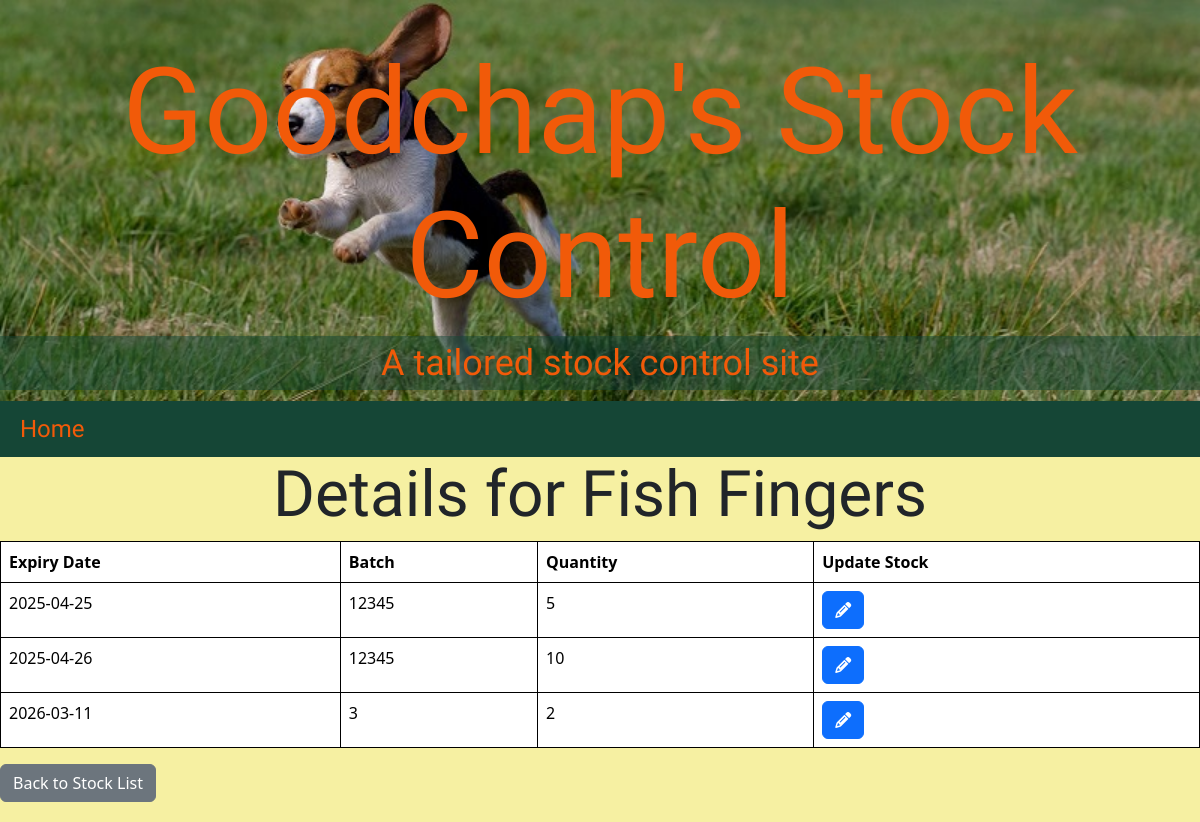
/stock/2/, run on the app's committed database.
### stock/models.py (models this page shows, shortened)
class Product(models.Model):
    name = models.CharField(max_length=100)
    label_code = models.CharField(max_length=50, unique=True)  # e.g., "FTT", "FTTV", "FF"

class PackedStock(models.Model):
    product = models.ForeignKey(Product, on_delete=models.CASCADE, related_name='packed_stocks')
    expiry_date = models.DateField(default=datetime.date(2025, 1, 1))
    batch = models.IntegerField()
    quantity = models.IntegerField(default=0)
    weight = models.IntegerField(help_text="Weight per pack in grams")

### stock/views.py (the view)
# urls.py: path('stock/<int:product_id>/', views.stock_detail, name='stock_detail'),
def stock_detail(request, product_id):
    print("DEBUG: product_id in view:", product_id)
    product = Product.objects.get(id=product_id)
    detailed_stock = (
        PackedStock.objects.filter(product=product)
        .values('expiry_date', 'batch')
        .annotate(total_quantity=Sum('quantity'))
        .order_by('expiry_date', 'batch')
    )
    form = AddStockDetailForm()
    return render(request, 'stock/stock_detail.html', {
        'product': product,
        'detailed_stock': detailed_stock,
        'form' : form
    })

### stock/templates/stock/stock_detail.html (shortened to what this page needs)
{% extends "base.html" %}
{% load static %}
{% block content %}
  <h2>Details for {{ product.name }}</h2>
  <table class="stock_table table">
    <thead>
      <tr>
        <th>Expiry Date</th>
        <th>Batch</th>
        <th>Quantity</th>
        <th>Update Stock</th>
      </tr>
    </thead>
    <tbody>
      {% for detail in detailed_stock %}
      <tr>
        <td>{{ detail.expiry_date|date:"Y-m-d" }}</td>
        <td>{{ detail.batch }}</td>
        <td class="total_quantity">{{ detail.total_quantity }}</td>
        <td>
          <button type="button" class="btn btn-primary" data-bs-toggle="modal"
                  data-bs-target="#updateStockDetailModal"
                  data-product-id="{{ product.id }}"
                  data-product-name="{{ product.name }}"
                  data-expiry-date="{{ detail.expiry_date|date:'Y-m-d' }}"
                  data-batch="{{ detail.batch }}">
            <i class="fa fa-pencil" aria-hidden="true"></i>
          </button>
        </td>
      </tr>
      {% empty %}
      <tr>
        <td colspan="4">No detailed stock available for {{ product.name }}.</td>
      </tr>
      {% endfor %}
    </tbody>
  </table>
  <a href="{% url 'stock' %}" class="btn btn-secondary">Back to Stock List</a>
{% endblock %}

### static/css/style.css (style rules this page uses)
body { background-color: #F6F0A2; }
h2 { font-family: 'Black And White Picture', sans-serif; font-size: 4em; text-align: center; vertical-align: baseline; }
body { min-height: 100vh; display: flex; flex-direction: column; }
th, td { border: 1px solid black; padding-left: 5%; }

### data on the page
Product: name "Fish Fingers"
PackedStock: expiry_date "2025-04-25", batch "12345", total_quantity "5"
PackedStock: expiry_date "2025-04-26", batch "12345", total_quantity "10"
PackedStock: expiry_date "2026-03-11", batch "3", total_quantity "2"
